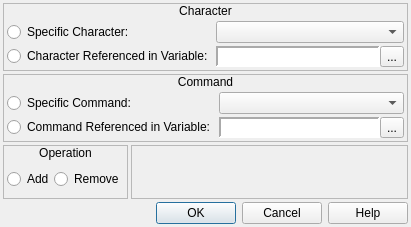
<?xml version="1.0" encoding="UTF-8"?>
<ui version="4.0">
 <class>ConfigureEvent_ChangeBattleCommands</class>
 <widget class="QDialog" name="ConfigureEvent_ChangeBattleCommands">
  <property name="geometry">
   <rect>
    <x>0</x>
    <y>0</y>
    <width>411</width>
    <height>227</height>
   </rect>
  </property>
  <property name="windowTitle">
   <string>Change Battle Commands</string>
  </property>
  <property name="windowIcon">
   <iconset resource="gui_icons.qrc">
    <normaloff>:/icons/openrpgmaker.png</normaloff>:/icons/openrpgmaker.png</iconset>
  </property>
  <property name="styleSheet">
   <string notr="true">.QFrame
{
	border-width: 1px;
	border-style: solid;
	border-color: palette(window-text);
}

.QFrame&gt;QLabel
{
	border-width: 0px;
	background-color: palette(window-text);
	color: palette(window);
	font-weight: bold;
}

.QFrame&gt;QCheckBox
{
	background-color: palette(window-text);
	border-width: 0px;
	border-style: none;
	color: palette(window);
	spacing: 3px;
	font-weight: bold;
	padding: 0px 0px 0px 3px;
}

.QFrame&gt;QCheckBox::indicator
{
	min-width: 8px;
	max-width: 8px;
	min-height: 8px;
	max-height: 8px;
	width: 8px;
	height: 8px;
	border-width: 2px;
	border-radius: 0px;
	border-style: ridge;
	border-color: palette(mid);
}

.QFrame&gt;QCheckBox::indicator:unchecked
{
	background-color: palette(base);
}

.QFrame&gt;QCheckBox::indicator:checked
{
	background-color: palette(window-text);
}

.QFrame&gt;QCheckBox::indicator:hover
{
	border-color: palette(highlight);
}</string>
  </property>
  <layout class="QVBoxLayout" name="verticalLayout_8">
   <property name="spacing">
    <number>3</number>
   </property>
   <property name="margin">
    <number>3</number>
   </property>
   <item>
    <widget class="QFrame" name="frame">
     <property name="frameShape">
      <enum>QFrame::StyledPanel</enum>
     </property>
     <property name="frameShadow">
      <enum>QFrame::Raised</enum>
     </property>
     <layout class="QVBoxLayout" name="verticalLayout">
      <property name="spacing">
       <number>0</number>
      </property>
      <property name="margin">
       <number>0</number>
      </property>
      <item>
       <widget class="QLabel" name="label">
        <property name="sizePolicy">
         <sizepolicy hsizetype="Preferred" vsizetype="Fixed">
          <horstretch>0</horstretch>
          <verstretch>0</verstretch>
         </sizepolicy>
        </property>
        <property name="text">
         <string>Character</string>
        </property>
        <property name="alignment">
         <set>Qt::AlignCenter</set>
        </property>
       </widget>
      </item>
      <item>
       <widget class="QWidget" name="widget" native="true">
        <layout class="QHBoxLayout" name="horizontalLayout_3">
         <property name="spacing">
          <number>3</number>
         </property>
         <property name="margin">
          <number>3</number>
         </property>
         <item>
          <layout class="QVBoxLayout" name="verticalLayout_7">
           <property name="spacing">
            <number>3</number>
           </property>
           <item>
            <widget class="QRadioButton" name="rbSpecificCharacter">
             <property name="sizePolicy">
              <sizepolicy hsizetype="Fixed" vsizetype="Fixed">
               <horstretch>0</horstretch>
               <verstretch>0</verstretch>
              </sizepolicy>
             </property>
             <property name="text">
              <string>Specific Character:</string>
             </property>
            </widget>
           </item>
           <item>
            <widget class="QRadioButton" name="rbReferencedCharacter">
             <property name="sizePolicy">
              <sizepolicy hsizetype="Fixed" vsizetype="Fixed">
               <horstretch>0</horstretch>
               <verstretch>0</verstretch>
              </sizepolicy>
             </property>
             <property name="text">
              <string>Character Referenced in Variable:</string>
             </property>
            </widget>
           </item>
          </layout>
         </item>
         <item>
          <layout class="QVBoxLayout" name="verticalLayout_6">
           <property name="spacing">
            <number>3</number>
           </property>
           <item>
            <widget class="QComboBox" name="cboxCharacters"/>
           </item>
           <item>
            <widget class="QWidget" name="wCharacterVariable" native="true">
             <layout class="QHBoxLayout" name="horizontalLayout_37">
              <property name="spacing">
               <number>0</number>
              </property>
              <property name="margin">
               <number>0</number>
              </property>
              <item>
               <widget class="QLabel" name="lblCharacterVariable">
                <property name="sizePolicy">
                 <sizepolicy hsizetype="Preferred" vsizetype="Preferred">
                  <horstretch>0</horstretch>
                  <verstretch>0</verstretch>
                 </sizepolicy>
                </property>
                <property name="minimumSize">
                 <size>
                  <width>150</width>
                  <height>0</height>
                 </size>
                </property>
                <property name="font">
                 <font>
                  <family>Monospace</family>
                 </font>
                </property>
                <property name="styleSheet">
                 <string notr="true">background-color: palette(base);</string>
                </property>
                <property name="frameShape">
                 <enum>QFrame::Panel</enum>
                </property>
                <property name="frameShadow">
                 <enum>QFrame::Sunken</enum>
                </property>
                <property name="lineWidth">
                 <number>2</number>
                </property>
                <property name="text">
                 <string/>
                </property>
               </widget>
              </item>
              <item>
               <widget class="QToolButton" name="bBrowseCharacterVariables">
                <property name="text">
                 <string>...</string>
                </property>
                <property name="icon">
                 <iconset resource="gui_icons.qrc">
                  <normaloff>:/icons/fileopen.png</normaloff>:/icons/fileopen.png</iconset>
                </property>
               </widget>
              </item>
             </layout>
            </widget>
           </item>
          </layout>
         </item>
        </layout>
       </widget>
      </item>
     </layout>
    </widget>
   </item>
   <item>
    <widget class="QFrame" name="frame_2">
     <property name="frameShape">
      <enum>QFrame::StyledPanel</enum>
     </property>
     <property name="frameShadow">
      <enum>QFrame::Raised</enum>
     </property>
     <layout class="QVBoxLayout" name="verticalLayout_2">
      <property name="spacing">
       <number>0</number>
      </property>
      <property name="margin">
       <number>0</number>
      </property>
      <item>
       <widget class="QLabel" name="label_2">
        <property name="sizePolicy">
         <sizepolicy hsizetype="Preferred" vsizetype="Fixed">
          <horstretch>0</horstretch>
          <verstretch>0</verstretch>
         </sizepolicy>
        </property>
        <property name="text">
         <string>Command</string>
        </property>
        <property name="alignment">
         <set>Qt::AlignCenter</set>
        </property>
       </widget>
      </item>
      <item>
       <widget class="QWidget" name="widget_2" native="true">
        <layout class="QHBoxLayout" name="horizontalLayout_2">
         <property name="spacing">
          <number>3</number>
         </property>
         <property name="margin">
          <number>3</number>
         </property>
         <item>
          <layout class="QVBoxLayout" name="verticalLayout_5">
           <property name="spacing">
            <number>3</number>
           </property>
           <item>
            <widget class="QRadioButton" name="rbSpecificCommand">
             <property name="sizePolicy">
              <sizepolicy hsizetype="Fixed" vsizetype="Fixed">
               <horstretch>0</horstretch>
               <verstretch>0</verstretch>
              </sizepolicy>
             </property>
             <property name="text">
              <string>Specific Command:</string>
             </property>
            </widget>
           </item>
           <item>
            <widget class="QRadioButton" name="rbReferencedCommand">
             <property name="sizePolicy">
              <sizepolicy hsizetype="Fixed" vsizetype="Fixed">
               <horstretch>0</horstretch>
               <verstretch>0</verstretch>
              </sizepolicy>
             </property>
             <property name="text">
              <string>Command Referenced in Variable:</string>
             </property>
            </widget>
           </item>
          </layout>
         </item>
         <item>
          <layout class="QVBoxLayout" name="verticalLayout_4">
           <property name="spacing">
            <number>3</number>
           </property>
           <item>
            <widget class="QComboBox" name="cboxBattleCommands"/>
           </item>
           <item>
            <widget class="QWidget" name="wCommandVariable" native="true">
             <layout class="QHBoxLayout" name="horizontalLayout_36">
              <property name="spacing">
               <number>0</number>
              </property>
              <property name="margin">
               <number>0</number>
              </property>
              <item>
               <widget class="QLabel" name="lblCommandVariable">
                <property name="sizePolicy">
                 <sizepolicy hsizetype="Preferred" vsizetype="Preferred">
                  <horstretch>0</horstretch>
                  <verstretch>0</verstretch>
                 </sizepolicy>
                </property>
                <property name="minimumSize">
                 <size>
                  <width>150</width>
                  <height>0</height>
                 </size>
                </property>
                <property name="font">
                 <font>
                  <family>Monospace</family>
                 </font>
                </property>
                <property name="styleSheet">
                 <string notr="true">background-color: palette(base);</string>
                </property>
                <property name="frameShape">
                 <enum>QFrame::Panel</enum>
                </property>
                <property name="frameShadow">
                 <enum>QFrame::Sunken</enum>
                </property>
                <property name="lineWidth">
                 <number>2</number>
                </property>
                <property name="text">
                 <string/>
                </property>
               </widget>
              </item>
              <item>
               <widget class="QToolButton" name="bBrowseCommandVariables">
                <property name="text">
                 <string>...</string>
                </property>
                <property name="icon">
                 <iconset resource="gui_icons.qrc">
                  <normaloff>:/icons/fileopen.png</normaloff>:/icons/fileopen.png</iconset>
                </property>
               </widget>
              </item>
             </layout>
            </widget>
           </item>
          </layout>
         </item>
        </layout>
       </widget>
      </item>
     </layout>
    </widget>
   </item>
   <item>
    <widget class="QWidget" name="widget_4" native="true">
     <layout class="QHBoxLayout" name="horizontalLayout_4">
      <property name="spacing">
       <number>3</number>
      </property>
      <property name="margin">
       <number>0</number>
      </property>
      <item>
       <widget class="QFrame" name="frame_3">
        <property name="sizePolicy">
         <sizepolicy hsizetype="Fixed" vsizetype="Preferred">
          <horstretch>0</horstretch>
          <verstretch>0</verstretch>
         </sizepolicy>
        </property>
        <property name="frameShape">
         <enum>QFrame::StyledPanel</enum>
        </property>
        <property name="frameShadow">
         <enum>QFrame::Raised</enum>
        </property>
        <layout class="QVBoxLayout" name="verticalLayout_3">
         <property name="spacing">
          <number>0</number>
         </property>
         <property name="margin">
          <number>0</number>
         </property>
         <item>
          <widget class="QLabel" name="label_3">
           <property name="sizePolicy">
            <sizepolicy hsizetype="Preferred" vsizetype="Fixed">
             <horstretch>0</horstretch>
             <verstretch>0</verstretch>
            </sizepolicy>
           </property>
           <property name="text">
            <string>Operation</string>
           </property>
           <property name="alignment">
            <set>Qt::AlignCenter</set>
           </property>
          </widget>
         </item>
         <item>
          <widget class="QWidget" name="widget_3" native="true">
           <layout class="QHBoxLayout" name="horizontalLayout">
            <property name="spacing">
             <number>0</number>
            </property>
            <property name="leftMargin">
             <number>3</number>
            </property>
            <property name="topMargin">
             <number>0</number>
            </property>
            <property name="rightMargin">
             <number>3</number>
            </property>
            <property name="bottomMargin">
             <number>0</number>
            </property>
            <item>
             <widget class="QRadioButton" name="rbAdd">
              <property name="text">
               <string>Add</string>
              </property>
             </widget>
            </item>
            <item>
             <widget class="QRadioButton" name="rbRemove">
              <property name="text">
               <string>Remove</string>
              </property>
             </widget>
            </item>
           </layout>
          </widget>
         </item>
        </layout>
       </widget>
      </item>
      <item>
       <widget class="QFrame" name="frame_4">
        <property name="frameShape">
         <enum>QFrame::StyledPanel</enum>
        </property>
        <property name="frameShadow">
         <enum>QFrame::Raised</enum>
        </property>
       </widget>
      </item>
     </layout>
    </widget>
   </item>
   <item>
    <widget class="QDialogButtonBox" name="buttonBox">
     <property name="orientation">
      <enum>Qt::Horizontal</enum>
     </property>
     <property name="standardButtons">
      <set>QDialogButtonBox::Cancel|QDialogButtonBox::Help|QDialogButtonBox::Ok</set>
     </property>
    </widget>
   </item>
  </layout>
 </widget>
 <resources>
  <include location="gui_icons.qrc"/>
 </resources>
 <connections>
  <connection>
   <sender>buttonBox</sender>
   <signal>accepted()</signal>
   <receiver>ConfigureEvent_ChangeBattleCommands</receiver>
   <slot>accept()</slot>
   <hints>
    <hint type="sourcelabel">
     <x>248</x>
     <y>254</y>
    </hint>
    <hint type="destinationlabel">
     <x>157</x>
     <y>274</y>
    </hint>
   </hints>
  </connection>
  <connection>
   <sender>buttonBox</sender>
   <signal>rejected()</signal>
   <receiver>ConfigureEvent_ChangeBattleCommands</receiver>
   <slot>reject()</slot>
   <hints>
    <hint type="sourcelabel">
     <x>316</x>
     <y>260</y>
    </hint>
    <hint type="destinationlabel">
     <x>286</x>
     <y>274</y>
    </hint>
   </hints>
  </connection>
 </connections>
</ui>
